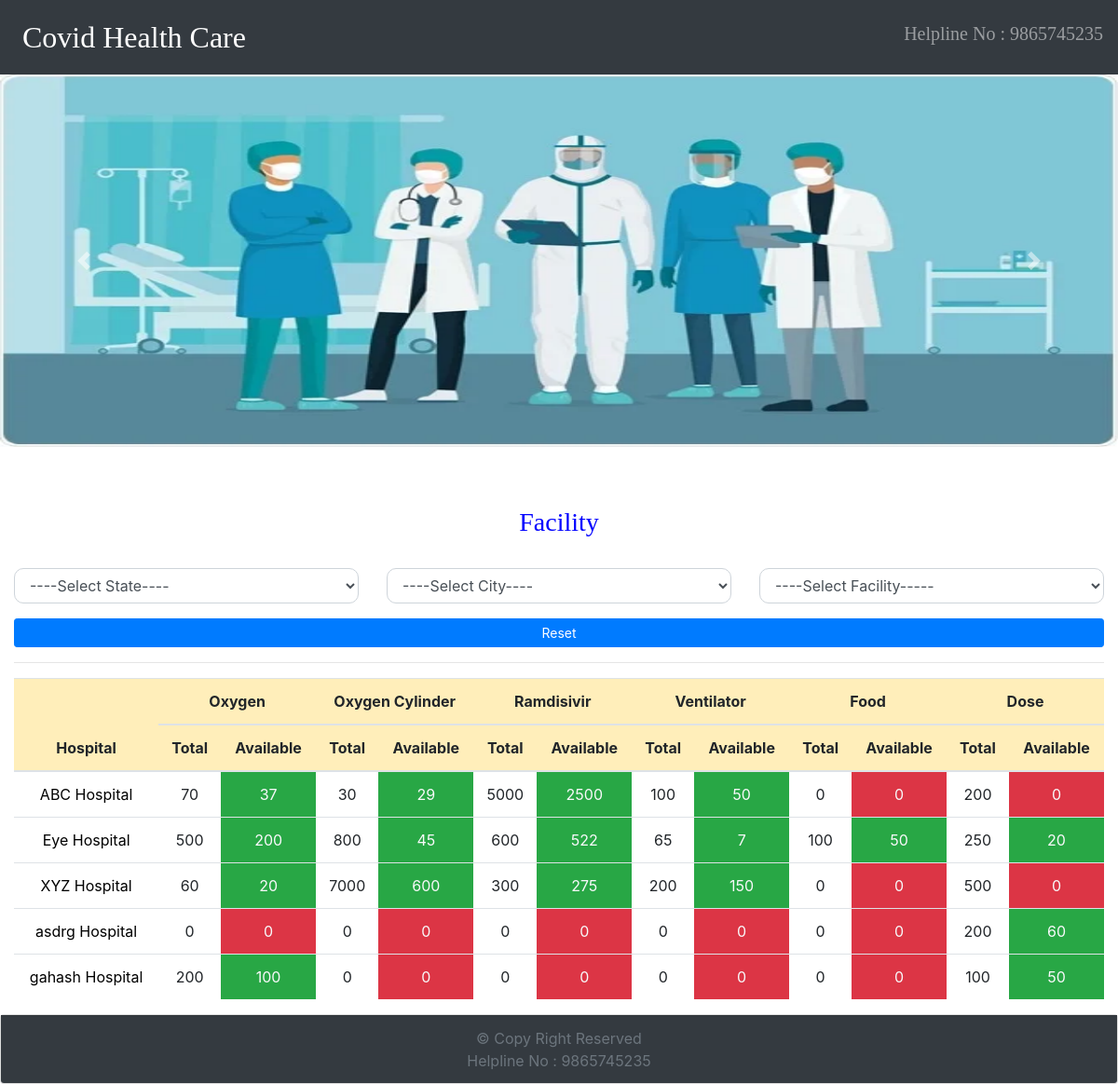
The page / on the database its author committed.
### covidapp/models.py (models this page shows, shortened)
class Facility(models.Model):
    title = models.CharField(max_length=60, null=False, blank=False, default=" ")

class Hospital(models.Model):
    name = models.CharField(max_length=50, null=False, blank=False)
    phone = models.CharField(max_length=12, null=False, blank=False)
    address = models.CharField(max_length=200, null=False, blank=False)
    city = models.ForeignKey(City, on_delete=models.CASCADE, related_name='hospitals')

class Availability(models.Model):
    hospital = models.ForeignKey(Hospital, on_delete=models.CASCADE, related_name='availabilities')
    facility = models.ForeignKey(Facility, on_delete=models.CASCADE, related_name='availabilities')
    total = models.IntegerField(default=0)
    avaliable = models.IntegerField(default=0)
    updated_at = models.DateTimeField(auto_now=True)

### covidapp/views.py (the view, shortened to what this page needs)
# urls.py: 2. Add a URL to urlpatterns:  path('', views.home, name='home')
def home(request):
    selected_state_id = request.GET.get('state')
    selected_city_id = request.GET.get('city')
    selected_facility_id = request.GET.get('facility')
    facilities = Facility.objects.all().order_by('pk')
    if selected_state_id:
        cities = City.objects.filter(state=selected_state_id)
    else:
        cities = City.objects.all()
    states = State.objects.all()
    hospitals = Hospital.objects.all()
    if selected_city_id:
        hospitals = hospitals.filter(city=City(pk=selected_city_id))
    context = {
        'facilities': facilities,
        'cities': cities,
        'states': states,
        'hospitals': hospitals,
        'selected_state_id': selected_state_id,
        'selected_city_id': selected_city_id,
        'selected_facility_id': selected_facility_id,
    }
    return render(request, template_name='covidapp/index.html', context=context)

### covidapp/models.py (called while the page is built)
    def __str__(self):
        return self.name

### covidapp/templatetags/custom_tags.py (called while the page is built)
@register.simple_tag
def get_table_class(value):
    if value:
        return 'bg-success text-light'
    return 'bg-danger text-light'

@register.simple_tag
def get_availibilities(hospital):
    return Availability.objects.filter(hospital=hospital).order_by('facility_id')

@register.simple_tag
def is_option_selected(selected_option, pk):
    if selected_option == str(pk):
        return 'selected'
    else:
        return ''

### covidapp/templates/covidapp/index.html (shortened to what this page needs)
{% extends 'covidapp/base.html' %}
{% load custom_tags %}
{% load static %}
{% block content %}
<div>
<br>
    <br>
    <form action="" id='filterForm' method="GET">
        <div>
            <b><h3>Facility</h3></b>
        </div>
        <div class="row">
            <div class="col">
                <div class="form-group">
                    <select name='state' id='stateSelect' class="form-control">
                        <option value=''>----Select State----</option>
                    </select>
                </div>
            </div>
            <div class="col">
                <div class="form-group">
                    <select name='city' class="form-control" id="citySelect">
                        <option value=''>----Select City----</option>
                    </select>
                </div>
            </div>
            <div class="col">
                <div class="form-group">
                    <select name='facility' class="form-control" id="facilitySelect">
                        <option value=''>----Select Facility-----</option>
                    </select>
                </div>
            </div>
        </div>
        <div class="row">
            <div class="col">
                <a href="/" class="btn btn-block btn-sm btn-primary">Reset</a>
            </div>
        </div>
    </form>
</div>
<hr>
<table class="table text-center table-hover">
    <thead class="table-warning">
        <tr>
            <th rowspan="2">Hospital</th>
            {% for facility in facilities %}
            <th colspan="2" class="text-center">{{facility.title}}</th>
            {% endfor %}
        </tr>
        <tr>
            {% for facility in facilities %}
            <th>Total</th>
            <th>Available</th>
            {% endfor %}
        </tr>
    </thead>
    <tbody>
        {% for hospital in hospitals %}
        <tr>
            <td><a href="/hospital/{{hospital.id}}">{{hospital.name}}</a></td>
            {% get_availibilities hospital as availibilities %}
            {% for avl in availibilities %}
            <td>{{avl.total}}</td>
            <td class='{% get_table_class avl.avaliable %}'>{{avl.avaliable}}</td>
            {% endfor %}
        </tr>
        {% endfor %}
    </tbody>
</table>
{% endblock %}

### covidapp/templates/covidapp/base.html (shortened to what this page needs)
<!doctype html>
{% load static %}
<html lang="en">
<head>
    <link rel="stylesheet" href="https://maxcdn.bootstrapcdn.com/bootstrap/4.0.0/css/bootstrap.min.css"
>
    <link rel="stylesheet" href="{% static 'css/customstyle.css' %}">
</head>
<body>
    <nav class="navbar navbar-expand-lg navbar-dark bg-dark">
        <div class="collapse navbar-collapse" id="navbarText">
            <ul class="navbar-nav mr-auto">
                <li class="nav-item active">
                    <a class="nav-link" href="/">Covid Health Care <span class="sr-only">(current)</span></a>
                </li>
            </ul>
            <span class="navbar-text">
                <h5>Helpline No : 9865745235</h5>
            </span>
        </div>
    </nav>
    <div id="carouselExampleControls" class="carousel slide" data-ride="carousel">
      <div class="carousel-inner">
        <div class="carousel-item active">
          <img class="d-block w-100" src="{% static 'images/doct.png' %}" alt="First slide">
        </div>
      </div>
      <a class="carousel-control-prev" href="#carouselExampleControls" role="button" data-slide="prev">
        <span class="carousel-control-prev-icon" aria-hidden="true"></span>
      </a>
      <a class="carousel-control-next" href="#carouselExampleControls" role="button" data-slide="next">
        <span class="carousel-control-next-icon" aria-hidden="true"></span>
      </a>
    </div>
    <div class="container-fluid mt-3">
        {% block content %}
        {% endblock %}
    </div>
    <div class="card text-center">
      <div class="card-footer text-muted bg-dark">
        &copy Copy Right Reserved
          <br>
          Helpline No : 9865745235
      </div>
    </div>
</body>
</html>

### static/css/customstyle.css (style rules this page uses)
.navbar { font-family: "Six Caps"; font-size: xx-large; }
.carousel .carousel-item { height: 400px; }
.carousel-item img { height: 400px; }
h3 { size: xx-large; color: blue; text-align : center; font-family: "Six Caps"; }
.form-control { border-radius : 10px; }

### covidapp/templates/covidapp/index.html (style rules this page uses)
a { color: black; }

### rows shown on the page
Facility: title "Oxygen"
Facility: title "Oxygen Cylinder"
Facility: title "Ramdisivir"
Facility: title "Ventilator"
Facility: title "Food"
Facility: title "Dose"
Hospital: name "ABC Hospital"
Availability: total "70", avaliable "37"
Availability: total "30", avaliable "29"
Availability: total "5000", avaliable "2500"
Availability: total "100", avaliable "50"
Availability: total "0", avaliable "0"
Availability: total "200", avaliable "0"
Hospital: name "Eye Hospital"
Availability: total "500", avaliable "200"
Availability: total "800", avaliable "45"
Availability: total "600", avaliable "522"
Availability: total "65", avaliable "7"
Availability: total "100", avaliable "50"
Availability: total "250", avaliable "20"
Hospital: name "XYZ Hospital"
Availability: total "60", avaliable "20"
Availability: total "7000", avaliable "600"
Availability: total "300", avaliable "275"
Availability: total "200", avaliable "150"
Availability: total "0", avaliable "0"
Availability: total "500", avaliable "0"
Hospital: name "asdrg Hospital"
Availability: total "0", avaliable "0"
Availability: total "0", avaliable "0"
Availability: total "0", avaliable "0"
Availability: total "0", avaliable "0"
Availability: total "0", avaliable "0"
Availability: total "200", avaliable "60"
Hospital: name "gahash Hospital"
Availability: total "200", avaliable "100"
Availability: total "0", avaliable "0"
Availability: total "0", avaliable "0"
Availability: total "0", avaliable "0"
Availability: total "0", avaliable "0"
Availability: total "100", avaliable "50"
